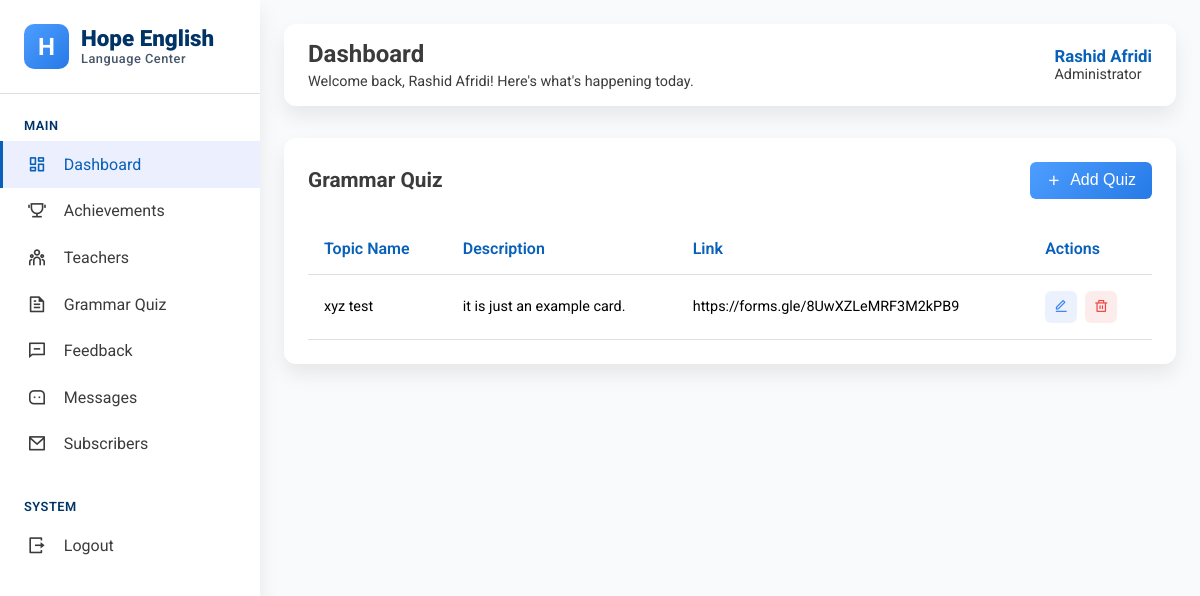
The page /admin/quiz.php (signed in) on the database its author committed.
### tables this page shows
CREATE TABLE `tests` (
  `id` int(11) NOT NULL,
  `title` varchar(255) DEFAULT NULL,
  `description` text DEFAULT NULL,
  `test_url` varchar(255) DEFAULT NULL
);

### admin/quiz.php (the view, shortened to what this page needs)
<!DOCTYPE html>
<html lang="en">
<head>
  <link
    href="https://cdn.jsdelivr.net/npm/remixicon@4.5.0/fonts/remixicon.css"
    rel="stylesheet" />
  <link rel="stylesheet" href="../assets/css/admin.css" />
</head>
<body>
  <?php
  include 'assets/components/sidebar.php'
  ?>
  <main class="main-content">
    <?php
    include 'assets/components/navbar.php'
    ?>
    <div class="content-grid">
      <div class="left-column">
        <div class="content-card">
          <div class="card-header">
            <h3>Grammar Quiz</h3>
            <div class="card-actions">
              <button class="btn">
                <i class="ri-add-line"></i>
                Add Quiz
              </button>
            </div>
          </div>
          <div class="table-container">
            <?php
            include 'config.php';
            $sql = "SELECT * FROM tests";
            $result = mysqli_query($connect, $sql);
            if (mysqli_num_rows($result)) {
            ?>
            <table>
              <thead>
                <tr>
                  <th>Topic Name</th>
                  <th>Description</th>
                  <th>Link</th>
                  <th>Actions</th>
                </tr>
              </thead>
              <tbody>
                 <?php
                  while ($row = mysqli_fetch_assoc($result)) {
                  ?>
                <tr>
                  <td><?= $row['title'] ?></td>
                  <td>
                   <?= $row['description'] ?>
                  </td>
                  <td><?= $row['test_url'] ?></td>
                  <td>
                    <div class="action-buttons">
                      <a href="update-quiz.php?id=<?php echo $row['id']?>"
                       class="action-btn edit">
                        <i class="ri-edit-line"></i>
                      </a>
                      <a href="delete-quiz.php?id=<?php echo $row['id']?>"
                      class="action-btn delete"
                      onclick="return confirm('Are you sure, you want to remove this quiz?')">
                        <i class="ri-delete-bin-line"></i>
                      </a>
                    </div>
                  </td>
                </tr>
                <?php } ?>
              </tbody>
            </table>
            <?php } ?>
          </div>
        </div>
      </div>
    </div>
  </main>
</body>
</html>

### assets/css/admin.css (style rules this page uses)
:root { --text-color-d: #3b3b3b; --txt-color-l: #ffff; --txt-hover-color: #0860b8; --txt-color2: #003366; --txt-color-xl: #475569; --btn-color: linear-gradient(135deg, #4e9eff, #267ae7); --btn-hover-color: linear-gradient(135deg, #5ca7ff, #3c85e0); --bg-color-l: #E0E0E0; --bg-color-d: #F8FAFB; --box-shadow: 0 10px 20px rgba(0, 0, 0, 0.08); --roboto: "Roboto", sans-serif; --satisfy-font: "Satisfy", cursive; }
* { padding: 0; margin: 0; box-sizing: border-box; }
body { min-height: 100vh; width: 100%; display: flex; font-family: var(--roboto); background: var(--bg-color-d); overflow-x: hidden; }
.main-content { flex: 1; margin-left: 260px; padding: 1.5rem; transition: all 0.3s ease; }
.content-grid { display: grid; grid-template-columns: 1fr; gap: 1.5rem; }
.content-grid .content-card { background: #fff; border-radius: 12px; padding: 1.5rem; box-shadow: var(--box-shadow); margin-bottom: 1.5rem; }
.content-grid .card-header { display: flex; justify-content: space-between; align-items: center; margin-bottom: 1.5rem; }
.content-grid .card-header h3 { font-size: 1.3rem; color: var(--text-color-d); }
.content-grid .card-actions { display: flex; gap: 0.5rem; }
.content-grid .btn { padding: 0.6rem 1rem; border: none; border-radius: 6px; font-size: 0.9rem; cursor: pointer; transition: all 0.3s ease; display: flex; align-items: center; gap: 0.5rem; background: var(--btn-color); color: var(--txt-color-l); font-size: 1rem; }
.content-grid .table-container { overflow-x: auto; }
.content-grid table { width: 100%; border-collapse: collapse; min-width: 600px; overflow-x: auto; }
.content-grid th, .content-grid td { padding: 1rem; text-align: left; border-bottom: 1px solid #E0E0E0; }
.content-grid th { color: var(--txt-hover-color); font-weight: 600; font-size: 1rem; }
.content-grid td { font-size: 0.9rem; }
.content-grid .action-buttons { display: flex; gap: 0.5rem; }
.content-grid .action-btn { width: 32px; height: 32px; text-decoration: none; border-radius: 6px; display: flex; align-items: center; justify-content: center; cursor: pointer; transition: all 0.3s ease; }
.content-grid .action-btn.edit { background: rgba(59, 130, 246, 0.1); color: #3b82f6; }
.content-grid .action-btn.delete { background: rgba(239, 68, 68, 0.1); color: #ef4444; }

### rows shown on the page
tests: title "xyz test", description "it is just an example card.", test_url "https://forms.gle/8UwXZLeMRF3M2kPB9"

### other values the page prints
$_SESSION['admin_name'] "Rashid Afridi"
